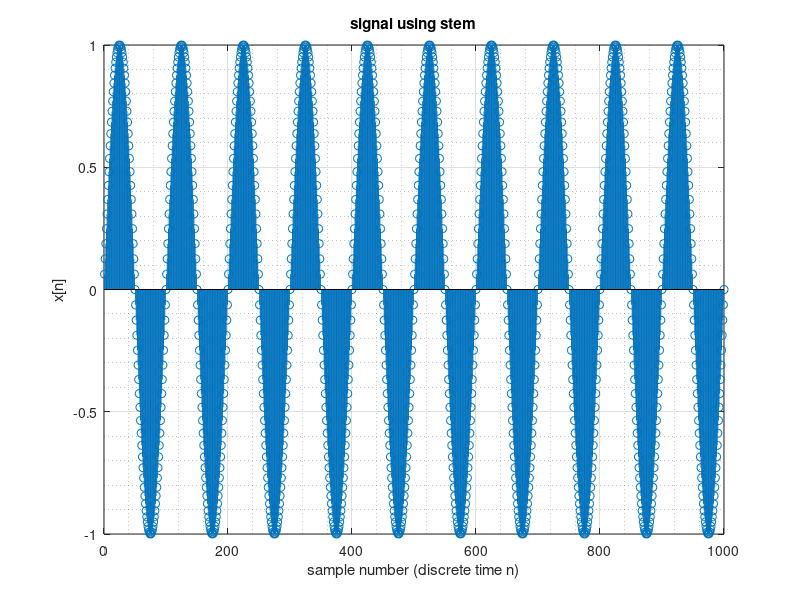
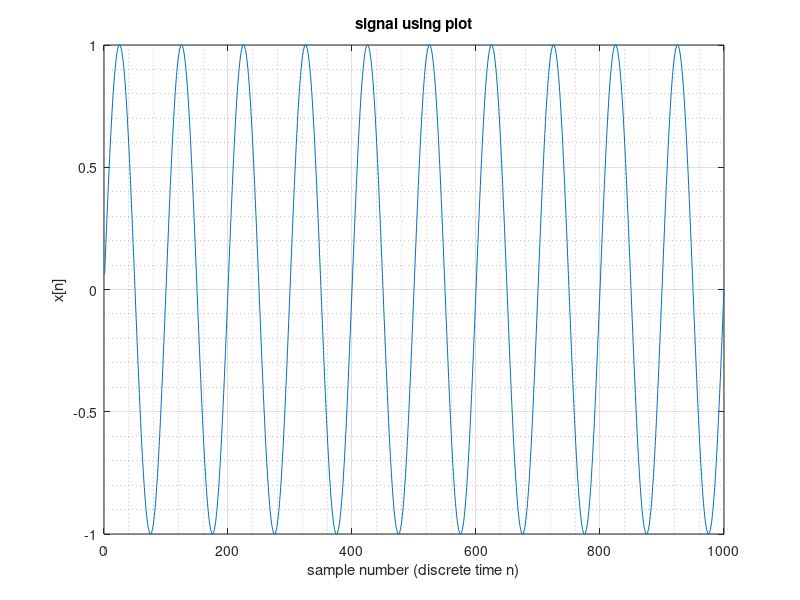

Reproduce these figures in MATLAB, in order.
%create constants 
a = 1;      %amplitude
w = 10 ;    %frequency
N = 1000;  %number of samples 
n = [1:1:N]; %discrete time 

x = a*sin((2*pi*w*n)/N); %create equation x[n]

figure(1)
stem(n,x)   %plot x[n] using stem in figure 1 
xlabel('sample number (discrete time n)')
ylabel('x[n]')
grid on
grid minor
title('signal using stem')

figure(2)
plot(n,x)   %plot x[n] using plot in figure 2 
xlabel('sample number (discrete time n)')
ylabel('x[n]')
grid on
grid minor
title('signal using plot')
